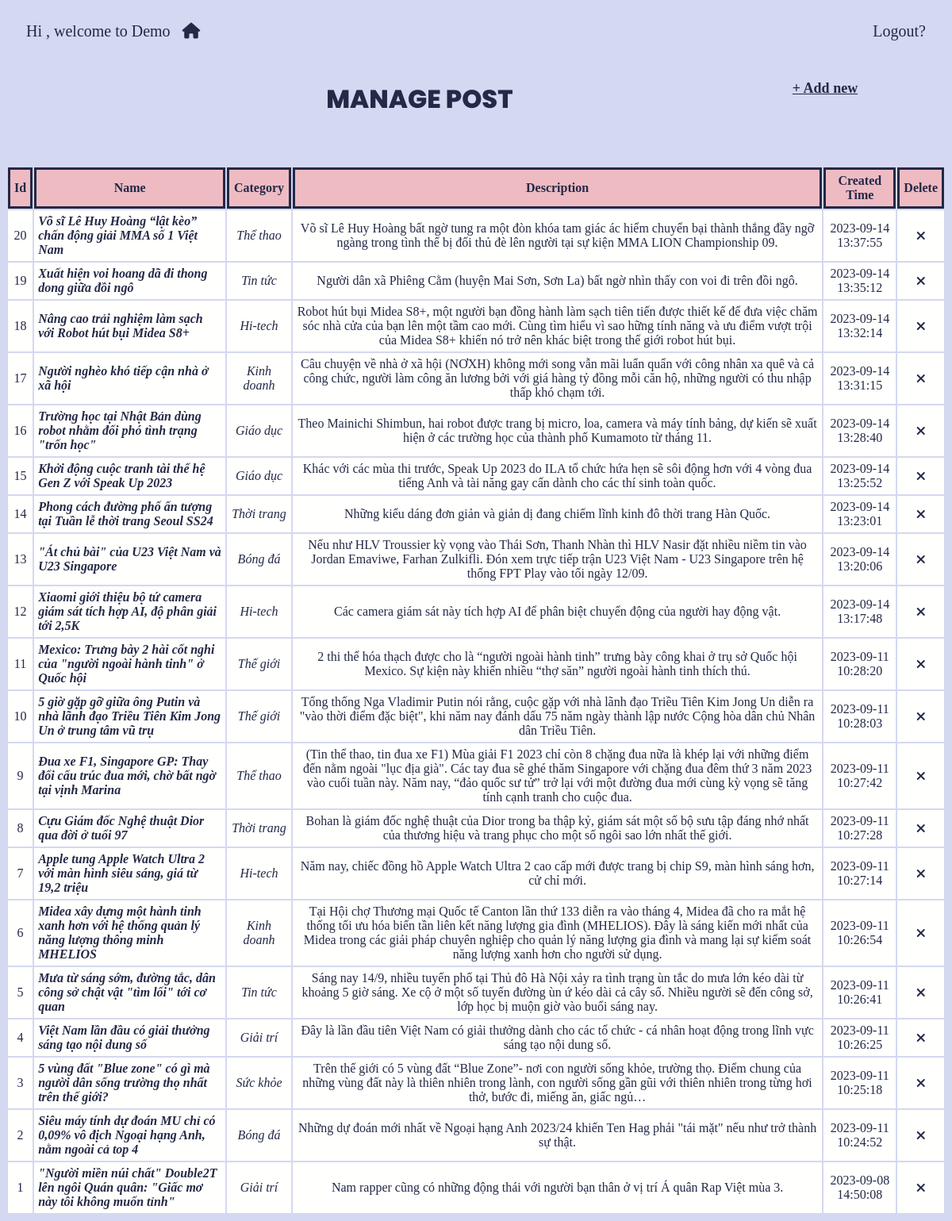
/vdWebTinTuc/admin/posts/index.php, run on an earlier commit of the app's database.
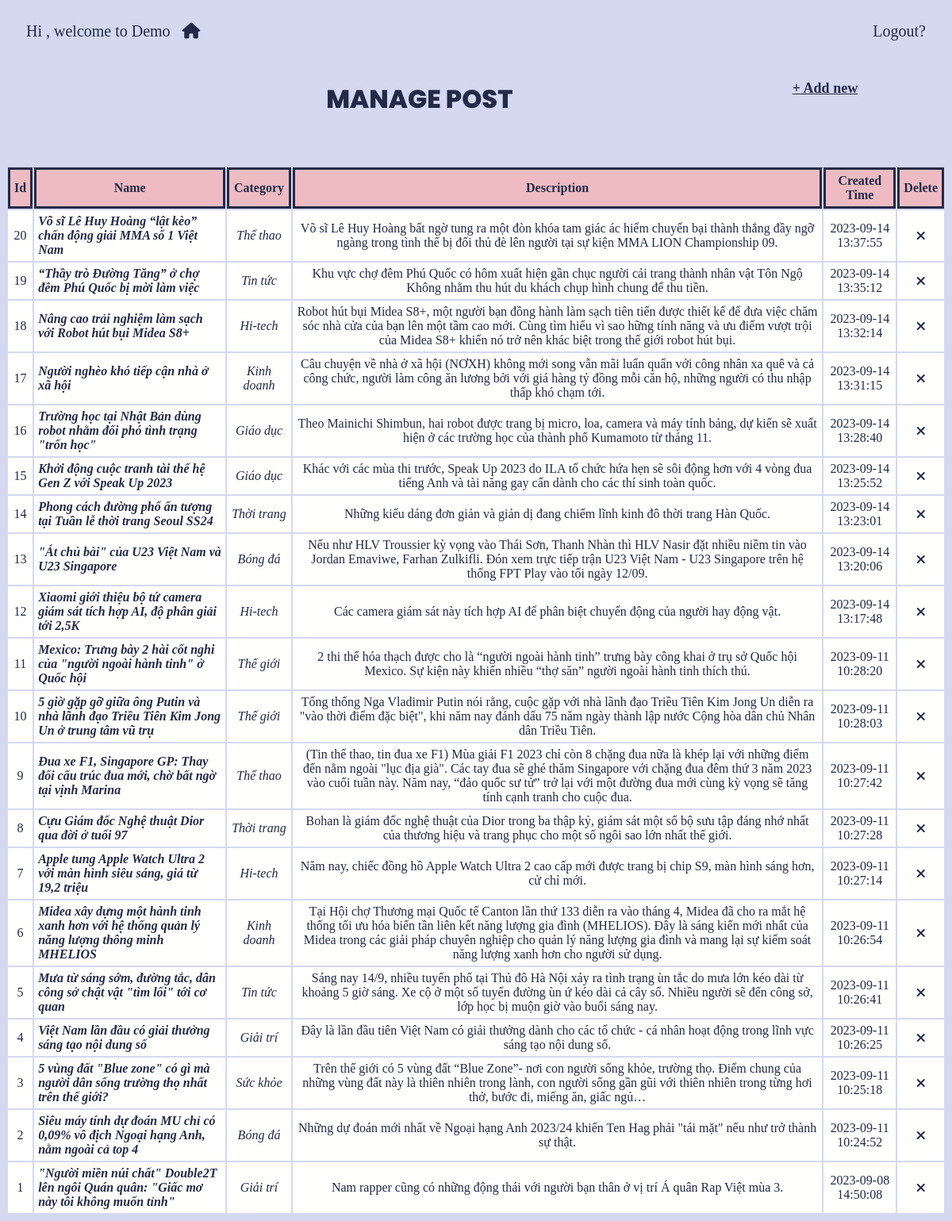
And on a later commit of the database.
### tables this page shows
CREATE TABLE `posts` (
  `id` int(15) NOT NULL,
  `cate_id` int(15) NOT NULL,
  `name` varchar(255) NOT NULL,
  `description` varchar(1000) NOT NULL,
  `content` text NOT NULL,
  `created_by` int(14) NOT NULL,
  `created_time` datetime DEFAULT current_timestamp()
);

CREATE TABLE `categories` (
  `id` int(15) NOT NULL,
  `name` varchar(255) NOT NULL,
  `created_by` int(15) NOT NULL,
  `created_time` datetime DEFAULT current_timestamp()
);

### vdWebTinTuc/apps/libs/router.php (called while the page is built, shortened)
<?php
    class apps_libs_router{
        public function createUrl($url, $param = []) {
            if($url)
                $param[self::PARAM_NAME] = $url;
            return $_SERVER['PHP_SELF'].'?'. http_build_query($param);
        }
    }
?>

### vdWebTinTuc/apps/libs/dbConnection.php (called while the page is built, shortened)
<?php
    class apps_libs_dbConnection{
        protected $username = 'root';
        protected $password = "";
        protected $host = 'localhost';
        protected $database = 'PHP';
        protected $tableName;
        protected $queryParams = [];
        protected static $connectionInstance = null;
        public function connect() {
            if(self::$connectionInstance === null){
                try{
                    self::$connectionInstance = new PDO('mysql:host='.$this->host.';dbname='.$this->database,
                            $this->username, $this->password);
                    self::$connectionInstance->setAttribute(PDO::ATTR_ERRMODE, PDO::ERRMODE_EXCEPTION);
                } catch (Exception $ex) {
                    echo "ERROR: ".$ex->getMessage();
                    die();
                }
            }
        }
        public function query($sql, $param = []) {
            $q = self::$connectionInstance->prepare($sql);
            if(is_array($param) && $param)
                $q->execute($param);
            else
                $q->execute();
            return $q;
        }
        public function buildQueryParams($params = []) {
            $default = [
                "SELECT"=>"*",
                "WHERE"=>"",
                "OTHER"=>"",
                "params"=>"",
                "field"=>"",
                "value"=>[],
                "JOIN"=>""
            ];
            $this->queryParams = array_merge($default, $params);
            return $this;
        }
        public function buildCondition($condition){
            if(trim($condition))
                return "WHERE ".$condition;
            else
                return "";
        }
        public function select() {
            $sql = "SELECT ".$this->queryParams['SELECT']
                   ." FROM ".$this->tableName
                   ." ".$this->queryParams['JOIN']
                   ." ".$this->buildCondition($this->queryParams['WHERE'])
                   ." ".$this->queryParams['OTHER'];
            $query = $this->query($sql, $this->queryParams['params']);
            return $query->fetchAll(PDO::FETCH_ASSOC);
        }
    }
?>

### vdWebTinTuc/admin/posts/index.php (the view, shortened to what this page needs)
<?php
    $posts = new apps_models_posts();
    $list = $posts->buildQueryParams([
        "SELECT"=>"posts.id, posts.name, posts.description, posts.created_time, categories.name as cate_name",
        "OTHER"=>"ORDER BY created_time DESC",
        "JOIN"=>"INNER JOIN categories ON categories.id = posts.cate_id"
        ])->select();
?>
<html>
    <head>
        <link rel="stylesheet" href="../CSS/index.css">
        <?php include 'head.php'?>
    </head>
    <body>
        <div class="title">
            <h1>MANAGE POST</h1>
            <a href="<?= $router->createUrl('posts/detail')?>">+ Add new</a>
        </div>
        <div class="show-data">
            <table style="width: 100%">
                <tr id="column">
                    <td>Id</td>
                    <td>Name</td>
                    <td>Category</td>
                    <td>Description</td>
                    <td>Created Time</td>
                    <td>Delete</td>
                </tr>
                <?php
                    foreach($list as $row){
                    ?>
                        <tr>
                            <td><?= $row['id']?></td>
                            <td id="name" onclick="location.href='<?= $router->createUrl('posts/detail', ['id'=>$row['id']])?>'">
                                <?= $row['name']?>
                            </td>
                            <td><i><?= $row['cate_name']?></i></td>
                            <td><?= $row['description']?></td>
                            <td><?= $row['created_time']?></td>
                            <td id="del" onclick="location.href='<?= $router->createUrl('posts/delete', ["id"=>$row['id']])?>'"><i class="fa-solid fa-xmark"></td>
                        </tr>
                    <?php
                    }
                ?>
            </table>
        </div>
    </body>
</html>

What changed in the data, as far as the page shows it:
changed posts id 19: name "Xuất hiện voi hoang dã đi thong dong giữa đồi ngô" → "“Thầy trò Đường Tăng” ở chợ đêm Phú Quốc bị mời làm việc"; description "Người dân xã Phiêng Cằm (huyện Mai Sơn, Sơn La) bất ngờ nhìn thấy con voi đi trên đồi ngô." → "Khu vực chợ đêm Phú Quốc có hôm xuất hiện gần chục người cải trang thành nhân vật Tôn Ngộ Không nhằm thu hút du khách chụp hình chung để thu tiền."
